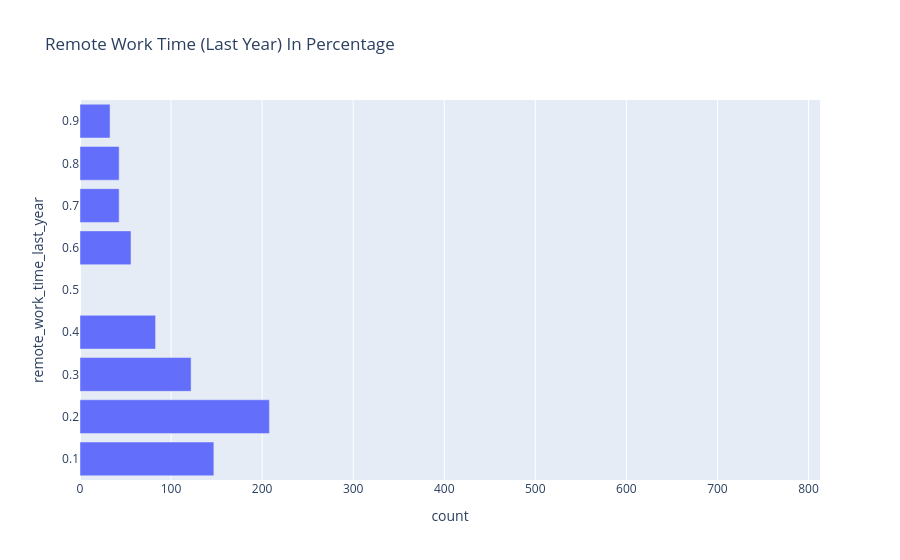

The code cell stored with this chart in its notebook:
### Markdown cell above
## Q1. How much time did employees work remotely in the last year?

### Code cell
import plotly.express as px

# Count values and preserve order (descending frequency)
remote_work_counts = df_remote['remote_work_time_last_year'].value_counts().reset_index()
remote_work_counts.columns = ['remote_work_time_last_year', 'count']

# Create horizontal bar chart
fig = px.bar(
    remote_work_counts,
    x='count',
    y='remote_work_time_last_year',
    orientation='h',
    title='Remote Work Time (Last Year) In Percentage'
)

# Keep bars ordered by descending frequency (top to bottom)
fig.update_layout(yaxis={'categoryorder': 'total ascending'})

fig.show()

### Figure 1 — Plotly figure (JSON) as saved in the notebook; plotly's stock layout.template omitted (floating-point values rounded to 4 significant figures)
{"data": [{"alignmentgroup": "True", "hovertemplate": "count=%{x}<br>remote_work_time_last_year=%{y}<extra></extra>", "legendgroup": "", "marker": {"color": "#636efa", "pattern": {"shape": ""}}, "name": "", "offsetgroup": "", "orientation": "h", "showlegend": false, "textposition": "auto", "type": "bar", "x": [268, 250, 208, 156, 147, 122, 98, 83, 56, 43, 43, 33], "xaxis": "x", "y": ["Less than 10% of my time", "Rarely or never ", 0.2, "50% - I spent about half of my time remote working", 0.1, 0.3, "100% - I spent all of my time remote working", 0.4, 0.6, 0.7, 0.8, 0.9], "yaxis": "y"}], "layout": {"barmode": "relative", "legend": {"tracegroupgap": 0}, "title": {"text": "Remote Work Time (Last Year) In Percentage"}, "xaxis": {"anchor": "y", "domain": [0, 1], "title": {"text": "count"}}, "yaxis": {"anchor": "x", "categoryorder": "total ascending", "domain": [0, 1], "title": {"text": "remote_work_time_last_year"}}}}
